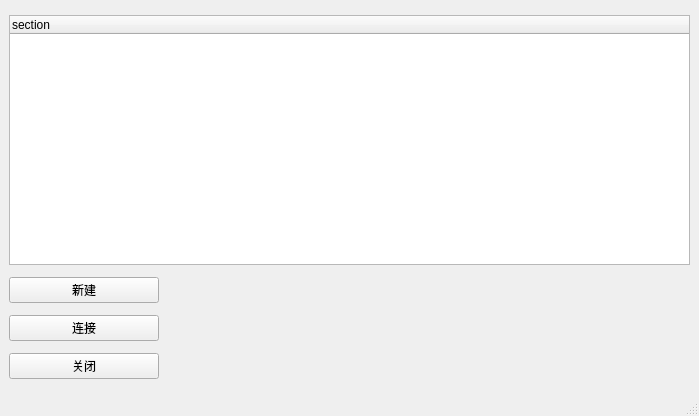
<?xml version="1.0" encoding="UTF-8"?>
<ui version="4.0">
 <class>MainWindow</class>
 <widget class="QMainWindow" name="MainWindow">
  <property name="geometry">
   <rect>
    <x>0</x>
    <y>0</y>
    <width>699</width>
    <height>416</height>
   </rect>
  </property>
  <property name="windowTitle">
   <string>MainWindow</string>
  </property>
  <widget class="QWidget" name="centralwidget">
   <layout class="QGridLayout" name="gridLayout">
    <item row="0" column="1">
     <widget class="QTreeWidget" name="treeWidget">
      <property name="maximumSize">
       <size>
        <width>16777215</width>
        <height>250</height>
       </size>
      </property>
      <column>
       <property name="text">
        <string>section</string>
       </property>
      </column>
     </widget>
    </item>
    <item row="3" column="1">
     <widget class="QPushButton" name="pushButton_connect">
      <property name="maximumSize">
       <size>
        <width>150</width>
        <height>16777215</height>
       </size>
      </property>
      <property name="text">
       <string>连接</string>
      </property>
     </widget>
    </item>
    <item row="2" column="1">
     <widget class="QPushButton" name="pushButton_creat">
      <property name="maximumSize">
       <size>
        <width>150</width>
        <height>16777215</height>
       </size>
      </property>
      <property name="text">
       <string>新建</string>
      </property>
     </widget>
    </item>
    <item row="4" column="1">
     <widget class="QPushButton" name="pushButton_close">
      <property name="maximumSize">
       <size>
        <width>150</width>
        <height>16777215</height>
       </size>
      </property>
      <property name="text">
       <string>关闭</string>
      </property>
     </widget>
    </item>
   </layout>
  </widget>
  <widget class="QMenuBar" name="menubar">
   <property name="geometry">
    <rect>
     <x>0</x>
     <y>0</y>
     <width>699</width>
     <height>26</height>
    </rect>
   </property>
  </widget>
  <widget class="QStatusBar" name="statusbar"/>
 </widget>
 <resources/>
 <connections/>
</ui>
